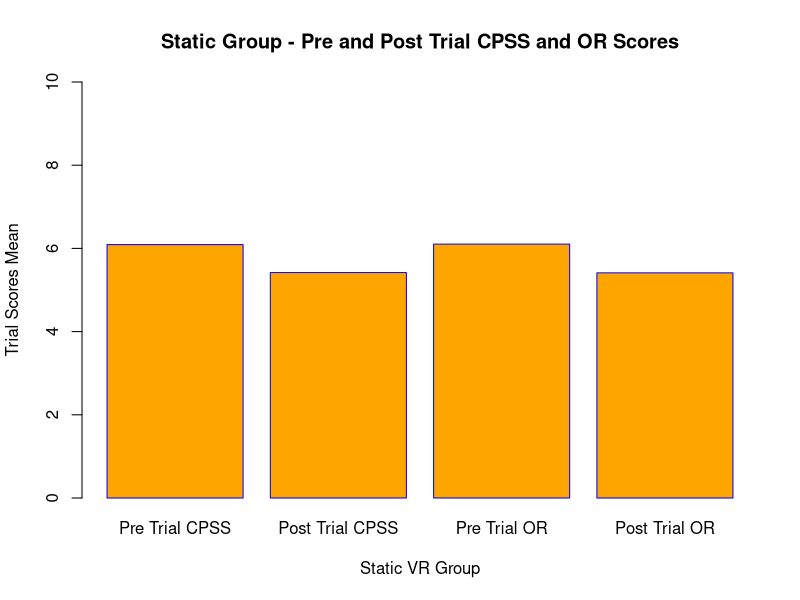
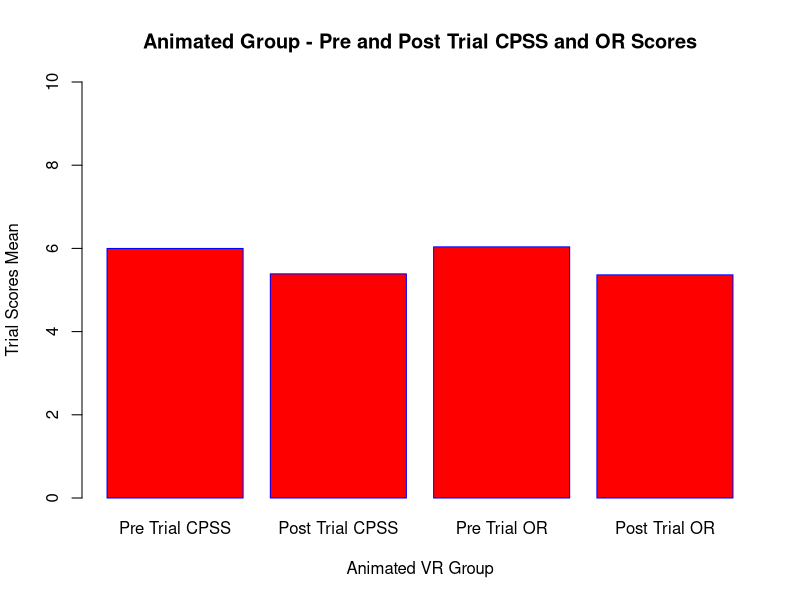
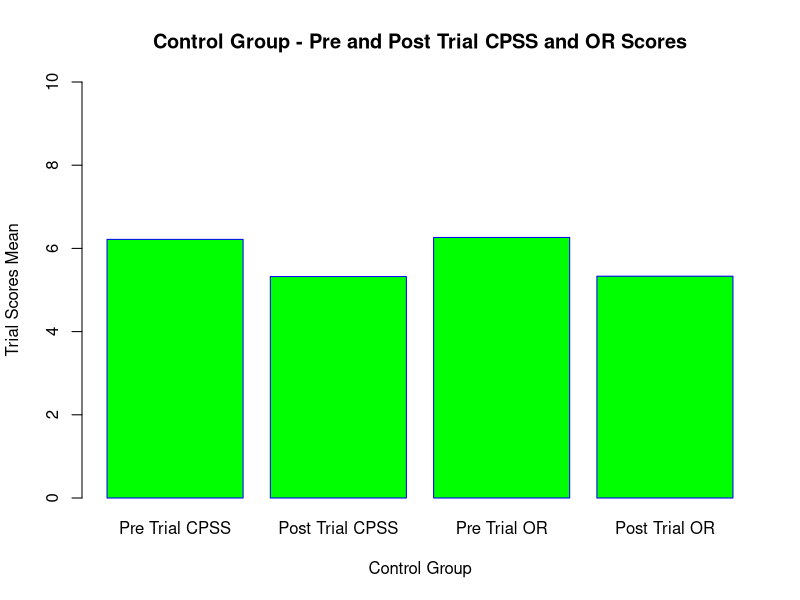
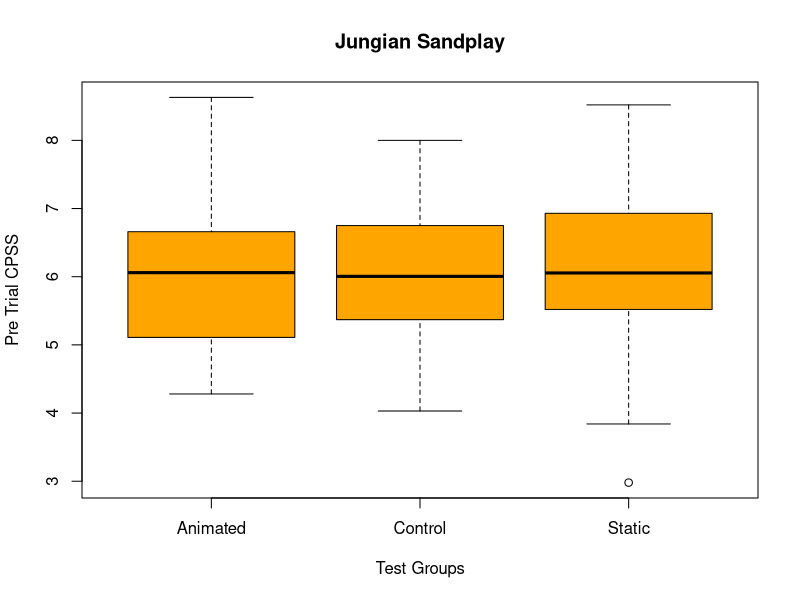
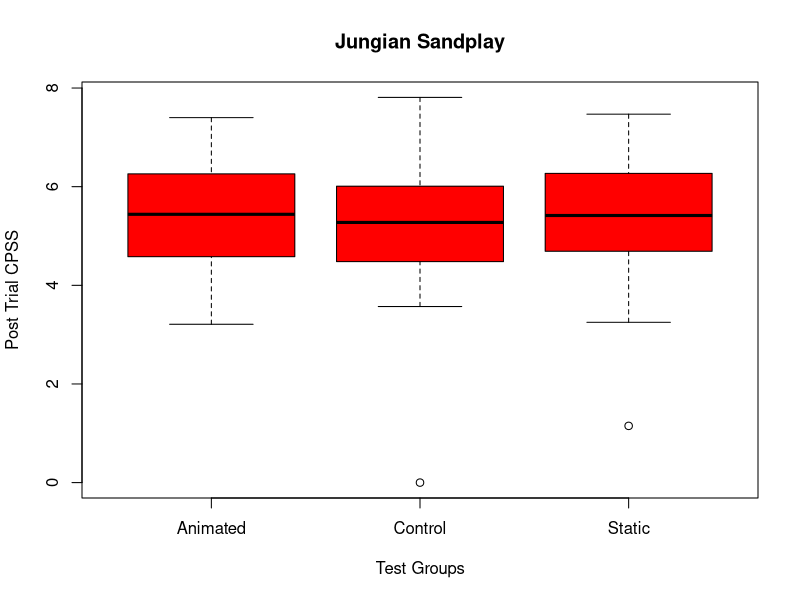
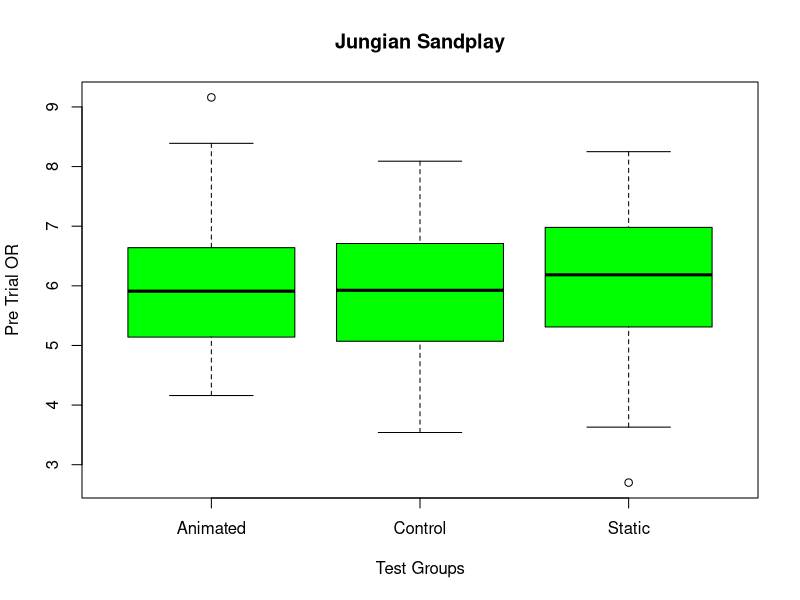
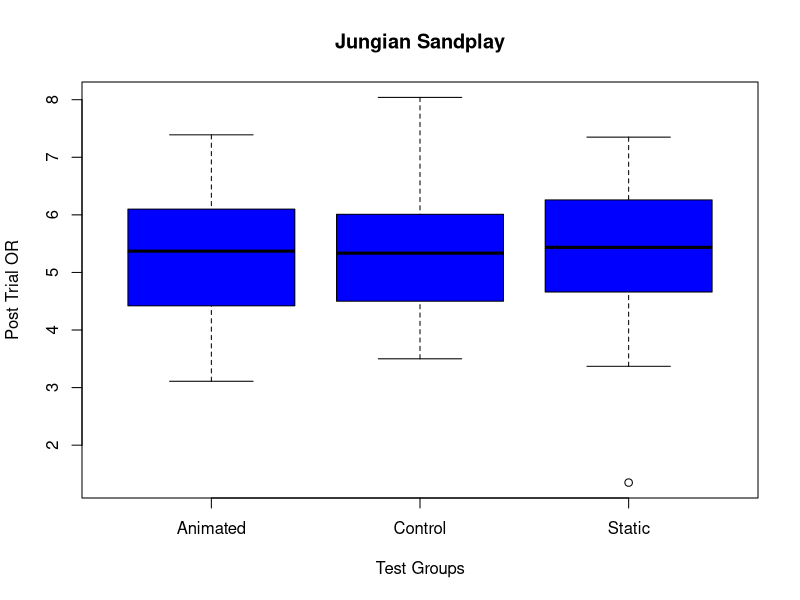
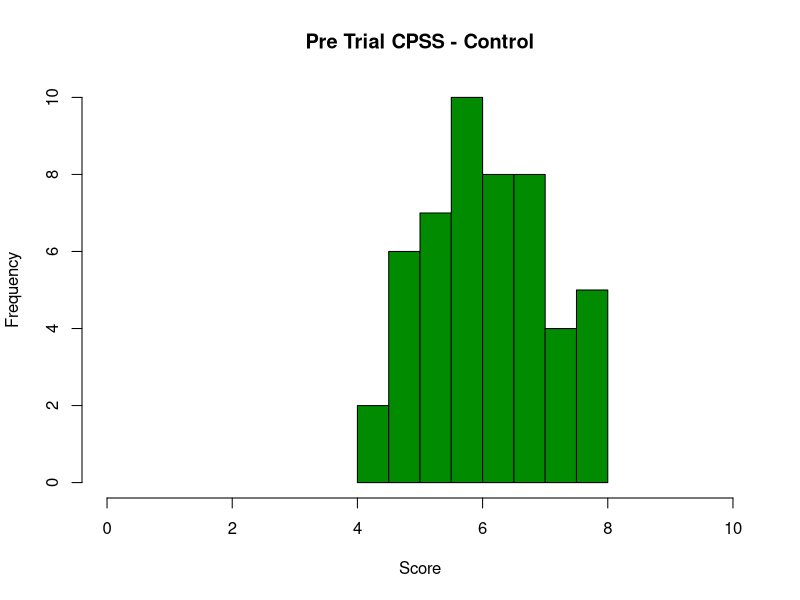

Write the R code that produced these figures, in order.
## ---- chunk 1
library(readr)
daie_ca3_data_10 <- read_csv("daie_ca3_data_10.csv")
#View(daie_ca3_data_10)

summary(daie_ca3_data_10)

#install.packages("tidyverse")
library(tidyverse)
data()
## ---- chunk 2
glimpse(daie_ca3_data_10)
class(daie_ca3_data_10$gender)
unique(daie_ca3_data_10$gender)
unique(daie_ca3_data_10$test_group)
#Replacing the incorrect value
daie_ca3_data_10$test_group <- str_replace(daie_ca3_data_10$test_group,"Cotrol", "Control")
#Checking the Group values
unique(daie_ca3_data_10$test_group)
## ---- chunk 3
#Checking for null values in the data

is.null(daie_ca3_data_10$pre_trial_or)

## ---- chunk 4
daie_ca3_data_10 <-daie_ca3_data_10 %>% drop_na()

#Checked for negative values
sum(daie_ca3_data_10 < 0)
#Checked for values greater than 10
#Data for the entire set due to the first heading in the data 
sum(daie_ca3_data_10 > 10)
sum(daie_ca3_data_10$pre_trial_cpss > 10)
sum(daie_ca3_data_10$post_trial_cpss > 10)
sum(daie_ca3_data_10$pre_trial_or > 10)
sum(daie_ca3_data_10$post_trial_or > 10)
## ---- chunk 5
#Show 10 of the first few values of the data set
head(daie_ca3_data_10,10)
#Show last 10 values of data
tail(daie_ca3_data_10,5)
#Gives an overall summary of the data 
summary(daie_ca3_data_10)
daie_ca3_data_10%>%
  drop_na(test_group)%>% 
  group_by(test_group)%>%
  summarise(Lower = min(pre_trial_cpss),
          Average = mean(pre_trial_cpss),
          Upper = max(pre_trial_cpss),
          Difference = max(pre_trial_cpss)-min(pre_trial_cpss))
  daie_ca3_data_10%>%
  drop_na(test_group)%>%  
  group_by(test_group)%>%
  summarise(Lower1 = min(post_trial_cpss),
          Average1 = mean(post_trial_cpss),
          Upper1 = max(post_trial_cpss),
          Difference1 = max(post_trial_cpss)-min(post_trial_cpss))
  
  daie_ca3_data_10%>%
  drop_na(test_group)%>% 
  group_by(test_group)%>%
  summarise(Lower2 = min(pre_trial_or),
          Average2 = mean(pre_trial_or),
          Upper2 = max(pre_trial_or),
          Difference2 = max(pre_trial_or)-min(pre_trial_or))
  
  daie_ca3_data_10%>%
  drop_na(test_group)%>% 
  group_by(test_group)%>%
  summarise(Lower3 = min(post_trial_or),
          Average3 = mean(post_trial_or),
          Upper3 = max(post_trial_or),
          Difference2 = max(post_trial_or)-min(post_trial_or))

static_data<-c(6.0914,5.4188,6.1032,5.4124)
CPSSOR<-c("Pre Trial CPSS","Post Trial CPSS","Pre Trial OR","Post Trial OR")
barplot(static_data,xlab="Static VR Group",ylab="Trial Scores Mean", main="Static Group - Pre and Post Trial CPSS and OR Scores", names.arg=CPSSOR, col="Orange", border="Blue", ylim=c(0,10))
animated_data<-c(5.998163265,5.387755102,6.037959184,5.364897959)
CPSSOR<-c("Pre Trial CPSS","Post Trial CPSS","Pre Trial OR","Post Trial OR")
barplot(animated_data,xlab="Animated VR Group",ylab="Trial Scores Mean", main="Animated Group - Pre and Post Trial CPSS and OR Scores", names.arg=CPSSOR, col="Red", border="Blue", ylim=c(0,10))
control_data<-c(6.2172,5.323,6.2638,5.3314)
CPSSOR<-c("Pre Trial CPSS","Post Trial CPSS","Pre Trial OR","Post Trial OR")
barplot(control_data,xlab="Control Group",ylab="Trial Scores Mean", main="Control Group - Pre and Post Trial CPSS and OR Scores", names.arg=CPSSOR, col="Green", border="Blue", ylim=c(0,10))
## ---- chunk 6
boxplot(pre_trial_cpss~test_group,data=daie_ca3_data_10,
main="Jungian Sandplay",
xlab="Test Groups", col="Orange",
ylab="Pre Trial CPSS")


boxplot(post_trial_cpss~test_group,data=daie_ca3_data_10,
main="Jungian Sandplay",
xlab="Test Groups",col="Red",
ylab="Post Trial CPSS")


boxplot(pre_trial_or~test_group,data=daie_ca3_data_10,
        main="Jungian Sandplay",
        xlab="Test Groups",col="Green",
        ylab="Pre Trial OR")


boxplot(post_trial_or~test_group,data=daie_ca3_data_10,
        main="Jungian Sandplay",col="Blue",
        xlab="Test Groups",
        ylab="Post Trial OR")
## ---- chunk 7
#Histogram for Control Group 
df1<-subset(daie_ca3_data_10, test_group!="Static" & test_group!="Animated")
summary(df1)
  
hist(df1$pre_trial_cpss,
col="green4",
main = "Pre Trial CPSS - Control",
xlab = "Score",
ylab = "Frequency",
breaks = 10,
xlim = c(0,10),
ylim = c(0,10))
hist(df1$post_trial_cpss,
col="green",



main = "Post Trial CPSS - Control",
xlab = "Score",
ylab = "Frequency",
breaks = 10,
xlim = c(0,10),
ylim = c(0,20))
hist(df1$pre_trial_or,
col="green4",



main = "Pre Trial OR - Control",
xlab = "Score",
ylab = "Frequency",
breaks = 10,
xlim = c(0,10),
ylim = c(0,15))
hist(df1$post_trial_or,
col="green",



main = "Post Trial OR - Control",
xlab = "Score",
ylab = "Frequency",
breaks = 10,
xlim = c(0,10),
ylim = c(0,15))

#Histogram for Static Group 
df2<-subset(daie_ca3_data_10, test_group!="Control" & test_group!="Animated")

summary(df2)

hist(df2$pre_trial_cpss,
col="orange3",
main = "Pre Trial CPSS - Static Group",
xlab = "Score",
ylab = "Frequency",
breaks = 10,
xlim = c(0,10),
ylim = c(0,15))
hist(df2$post_trial_cpss,
col="orange1",
main = "Post Trial CPSS - Static Group",
xlab = "Score",
ylab = "Frequency",
breaks = 10,
xlim = c(0,10),
ylim = c(0,15))
hist(df2$pre_trial_or,
col="orange3",
main = "Pre Trial OR - Static Group",
xlab = "Score",
ylab = "Frequency",
breaks = 10,
xlim = c(0,10),
ylim = c(0,15))
hist(df2$post_trial_or,
col="orange1",
main = "Post Trial OR - Static Group",
xlab = "Score",
ylab = "Frequency",
breaks = 10,
xlim = c(0,10),
ylim = c(0,20))
#Histogram for Animated Group 
df3<-subset(daie_ca3_data_10, test_group!="Static" & test_group!="Control")

summary(df3)

hist(df3$pre_trial_cpss,
col="red3",
main = "Pre Trial CPSS - Animated",
xlab = "Score",
ylab = "Frequency",
breaks = 10,
xlim = c(0,10),
ylim = c(0,15))
hist(df3$post_trial_cpss,
col="red",
main = "Post Trial CPSS - Animated",
xlab = "Score",
ylab = "Frequency",
breaks = 10,
xlim = c(0,10),
ylim = c(0,15))
hist(df3$pre_trial_or,
col="red3",


main = "Pre Trial OR - Animated",
xlab = "Score",
ylab = "Frequency",
breaks = 10,
xlim = c(0,10),
ylim = c(0,15))
hist(df3$post_trial_or,
col="red",




main = "Post Trial OR - Animated",
xlab = "Score",
ylab = "Frequency",
breaks = 10,
xlim = c(0,10),
ylim = c(0,15))


## ---- chunk 8

hist(daie_ca3_data_10$pre_trial_cpss,
main = "Pre Trial CPSS",
xlab = "Score",
ylab = "Frequency",
breaks = 10)


hist(daie_ca3_data_10$post_trial_cpss,
main = "Post Trial CPSS",
xlab = "Score",
ylab = "Frequency",
breaks = 10)


hist(daie_ca3_data_10$pre_trial_or,
main = "Pre Trial OR",
xlab = "Score",
ylab = "Frequency",
breaks = 10)



hist(daie_ca3_data_10$post_trial_or,
main = "Post Trial OR",
xlab = "Score",
ylab = "Frequency",
breaks = 10)
## ---- chunk 9
#q plot of Control Group
qqnorm(df1$pre_trial_cpss,
       pch = 2, frame = FALSE)
qqline(df1$pre_trial_cpss,
       col = "darkorchid", lwd = 1)
qqnorm(df1$post_trial_cpss,
       pch = 2, frame = FALSE)
qqline(df1$post_trial_cpss,
       col = "darkorchid", lwd = 1)
qqnorm(df1$pre_trial_or,
       pch = 2, frame = FALSE)
qqline(df1$pre_trial_or,
       col = "darkorchid", lwd = 1)
qqnorm(df1$post_trial_or,
       pch = 2, frame = FALSE)
qqline(df1$post_trial_or,
       col = "darkorchid", lwd = 1)
#q plot of Static Group
qqnorm(df2$pre_trial_cpss,
       pch = 2, frame = FALSE)
qqline(df2$pre_trial_cpss,
       col = "darkorchid", lwd = 1)
qqnorm(df2$post_trial_cpss,
       pch = 2, frame = FALSE)
qqline(df2$post_trial_cpss,
       col = "darkorchid", lwd = 1)
qqnorm(df2$pre_trial_or,
       pch = 2, frame = FALSE)
qqline(df2$pre_trial_or,
       col = "darkorchid", lwd = 1)
qqnorm(df2$post_trial_or,
       pch = 2, frame = FALSE)
qqline(df2$post_trial_or,
       col = "darkorchid", lwd = 1)
#q plot of Animated Group
qqnorm(df3$pre_trial_cpss,
       pch = 2, frame = FALSE)
qqline(df3$pre_trial_cpss,
       col = "darkorchid", lwd = 1)
qqnorm(df3$post_trial_cpss,
       pch = 2, frame = FALSE)
qqline(df3$post_trial_cpss,
       col = "darkorchid", lwd = 1)
qqnorm(df3$pre_trial_or,
       pch = 2, frame = FALSE)
qqline(df3$pre_trial_or,
       col = "darkorchid", lwd = 1)
qqnorm(df3$post_trial_or,
       pch = 2, frame = FALSE)
qqline(df3$post_trial_or,
       col = "darkorchid", lwd = 1)
## ---- chunk 10


qqnorm(daie_ca3_data_10$pre_trial_cpss,
       pch = 2, frame = FALSE)
qqline(daie_ca3_data_10$pre_trial_cpss,
       col = "darkorchid", lwd = 1)
## ---- chunk 11
qqnorm(daie_ca3_data_10$post_trial_cpss,
       pch = 2, frame = FALSE)
qqline(daie_ca3_data_10$post_trial_cpss,
       col = "darkorchid", lwd = 1)
## ---- chunk 12
qqnorm(daie_ca3_data_10$pre_trial_or,
       pch = 2, frame = FALSE)
qqline(daie_ca3_data_10$pre_trial_or,
       col = "darkorchid", lwd = 1)
## ---- chunk 13
qqnorm(daie_ca3_data_10$post_trial_or,
       pch = 2, frame = FALSE)
qqline(daie_ca3_data_10$post_trial_or,
       col = "darkorchid", lwd = 1)
## ---- chunk 14

sample.mean <- mean(daie_ca3_data_10$pre_trial_cpss)
print(sample.mean)


sample.n <- length(daie_ca3_data_10$pre_trial_cpss)
sample.sd <- sd(daie_ca3_data_10$pre_trial_cpss)
sample.se <- sample.sd/sqrt(sample.n)
print(sample.se)
  
alpha = 0.05
degrees.freedom = sample.n - 1
t.score = qt(p=alpha/2, df=degrees.freedom,lower.tail=F)
print(t.score)
  
margin.error <- t.score * sample.se
  
lower.bound <- sample.mean - margin.error
upper.bound <- sample.mean + margin.error
print(c(lower.bound,upper.bound))
  


## ---- chunk 15
sample.n <- length(daie_ca3_data_10$post_trial_cpss)
sample.sd <- sd(daie_ca3_data_10$post_trial_cpss)
sample.se <- sample.sd/sqrt(sample.n)
print(sample.se)
  
alpha = 0.05
degrees.freedom = sample.n - 1
t.score = qt(p=alpha/2, df=degrees.freedom,lower.tail=F)
print(t.score)
  
margin.error <- t.score * sample.se
  
lower.bound <- sample.mean - margin.error
upper.bound <- sample.mean + margin.error
print(c(lower.bound,upper.bound))

## ---- chunk 16
sample.n <- length(daie_ca3_data_10$pre_trial_or)
sample.sd <- sd(daie_ca3_data_10$pre_trial_or)
sample.se <- sample.sd/sqrt(sample.n)
print(sample.se)
  
alpha = 0.05
degrees.freedom = sample.n - 1
t.score = qt(p=alpha/2, df=degrees.freedom,lower.tail=F)
print(t.score)
  
margin.error <- t.score * sample.se
  
lower.bound <- sample.mean - margin.error
upper.bound <- sample.mean + margin.error
print(c(lower.bound,upper.bound))


## ---- chunk 17
sample.n <- length(daie_ca3_data_10$post_trial_or)
sample.sd <- sd(daie_ca3_data_10$post_trial_or)
sample.se <- sample.sd/sqrt(sample.n)
print(sample.se)
  
alpha = 0.05
degrees.freedom = sample.n - 1
t.score = qt(p=alpha/2, df=degrees.freedom,lower.tail=F)
print(t.score)
  
margin.error <- t.score * sample.se
  
lower.bound <- sample.mean - margin.error
upper.bound <- sample.mean + margin.error
print(c(lower.bound,upper.bound))



